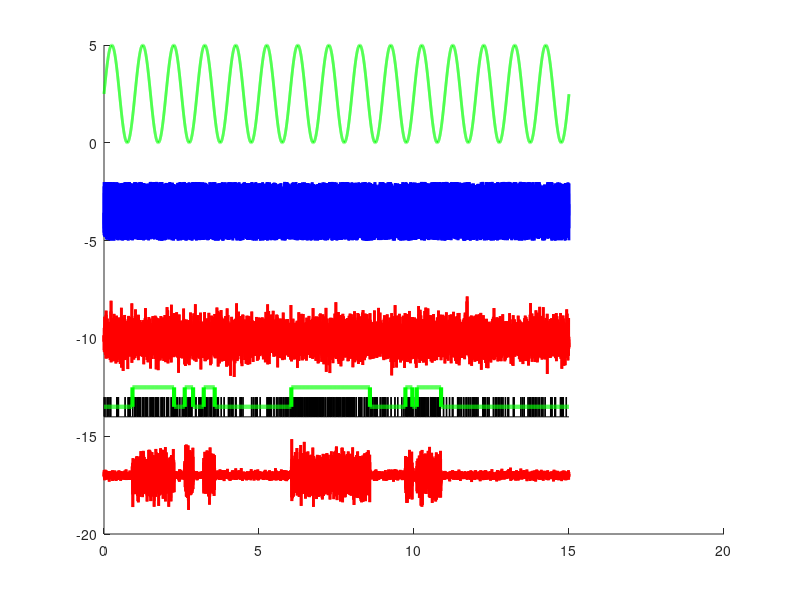

This chart was generated by the following MATLAB code: (Note: this script raises an error after producing the figure.)
clc
clear
close all
set(0,'DefaultLineLineWidth',2)
%% TIMES ARE IN SECONDS BY DEFAULT
dt = 1e-3;
ms2samples = @(t_ms) floor((t_ms/dt)*(1e-3));
sec2samples = @(t_ms) floor((t_ms/dt));


%% Filler functions i'd want to construct stimulu file

%default params
preTimeDefault = 0.5;
postTimeDefault = 0.5;


%% Channel definitions - pulled from 2020.01.15.MBm04_awake3

% ? trigger (002 trig0)
% ? trigger (003 trig1)
% ? trigger (004 trig2)

% uWhisk (005 ugalv)
% uOpto (006 uopto)

% FR target (010 yRef)

%Thesse are one 4D vector, {0,1}

% ? Feedback Ctrl Gate (012 gate 0)
% ? Feedback Estim. Gate (013 gate1)
% ? Lock Stim Gate (014 gate2)
% ? Add Noise Gate (015 gate3)



%opto_noise ON (implies)-> CL gate OFF
%%
i2t = @(i) (i-1)*dt;
len2t = @(len) 0:dt:((len-1)*dt);

fOFF = @(len,params) zeros(1,len);

wClip = [-5,5]
clipFun = @(x,xmin,xmax) min(max(x,xmin),xmax);


optoNoiseMag = 3;
optoNoiseFun = @(len,mag) mag*rand(1,len);
optoNoiseFunDefault = @(len, ~) optoNoiseFun(len, optoNoiseMag);

whiskerNoiseMag = .1;
whiskerNoiseFun = @(len,mag) clipFun(mag*randn(1,len), wClip(1),wClip(2));
whiskerNoiseFunDefault = @(len, ~) whiskerNoiseFun(len,whiskerNoiseMag);

sinRaised = @(t) (sin(t)+1)/2;
sineFun = @(len,mag,freq) mag*sinRaised(2*pi*freq*len2t(len));

len=15e3
t = len2t(len);





trf = @(tp) [1-tp,tp;tp,1-tp];
frf = @(f1,f2) [1-f1,f1;1-f2,f2];

hmmDwellTime = 2;%in seconds
ptr_expt = (1/hmmDwellTime)*dt;
f1_expt = 20*dt;
f2_expt = 50*dt;

TR = trf(ptr_expt);
FR = frf(f1_expt,f2_expt);

stateGenFun = @(len, pTR) hmmgenerate(len, trf(pTR) , FR); 

state2gain = @(states,mag1,mag2) ((states-1)*(mag2-mag1)) + mag1;
stateWhiskerFun = @(len, states, mag1, mag2) whiskerNoiseFun(len,1).*state2gain(states,mag1,mag2);




[spks_,states_]  = stateGenFun(len, .5*dt);

figure(1)
clf
hold on
plot(t,sineFun(len,5,1),'g')
plot(t,optoNoiseFun(len,3)-5,'b')
plot(t,whiskerNoiseFun(len,.5)-10,'r')

plot(t,spks_-15,'k','LineWidth',1)
plot(t,states_-14.5,'g','LineWidth',3)

plot(t, stateWhiskerFun(len, states_, .1,.5)-17,'r')


hold off


%% construct dictionaries
array2cell = @(ary) arrayfun(@(a) {a}, ary);
buildConditionCell = @(cNameAry) array2cell(struct('conditionName',cNameAry));

ChannelMap = containers.Map()
ChannelMap('whisk') = 5;
ChannelMap('opto') = 6;

ChannelMap('yRef') = 10;

ChannelMap('fbCtrl') = 12;
ChannelMap('fbEstim') = 13;

%Fake:
ChannelMap('trueState') = 21;
ChannelMap('decodedState') = 22;
ChannelMap('stateGate') = 23;


ColorsMap = containers.Map()
ColorsMap('whisk') = [1,.5,.5];
ColorsMap('opto') = [.3,.5,1];

fillStruct = @(Obj) fillColorChannel(Obj, ColorsMap, ChannelMap);

%% construct condition-specific dictionaries
offStruct = struct('function',fOFF);

whiskSweepStruct.function = whiskerNoiseFun;
whiskSweepStruct.type = 'whisk';
whiskSweepStruct = fillStruct(whiskSweepStruct);

whiskStruct.function = whiskerNoiseFunDefault
whiskStruct.type = 'whisk'
whiskStruct = fillStruct(whiskStruct);

optoNoiseStruct.function = optoNoiseFunDefault;
optoNoiseStruct.type = 'opto';
optoNoiseStruct = fillStruct(optoNoiseStruct);

ConditionStructMap = containers.Map()
ConditionStructMap('OFF') = offStruct;
ConditionStructMap('whisk_ON') = whiskStruct;
ConditionStructMap('whiskSweep_ON') = whiskSweepStruct;
ConditionStructMap('optoNoise_ON') = optoNoiseStruct;


getColor = @(name) ColorsMap(ConditionStructMap(name).type);


%% Phase 1A: Whisker Calibration

cond_1a = {'whiskSweep_ON'}
w_mags_sweep = num2cell([1,2,3,4,5]/5); 

%binding conditions and params should be different than binding conditions?
sweep = struct('conditionName',cond_1a,'params',w_mags_sweep);
sweepConditions = array2cell(sweep);

%%
Phase1A.title = 'Phase 1A: Whisker Calibration Sweep';
Phase1A.times = [0.5, 5.0, 0.5];
Phase1A.times = [2, 2, 2];

Phase1A.trialLength = sum(Phase1A.times)
Phase1A.nreps = 10;
Phase1A.dt = dt;

Phase1A.conditions = sweepConditions;
Phase1A.nCond = length(sweepConditions);
[ Phase1A ] = generateStimuli( Phase1A, ConditionStructMap ,ChannelMap,ColorsMap);

figure(2)
clf
plotExptPhase(Phase1A)

set(gcf,'Position',[144   563   676   242])

%% Phase 1B: Identification stimulus
Phase1B.title = 'Phase 1B: Whisker & Opto Identification Stimulus';

whisk_cond = buildConditionCell({'whisk_OFF','whisk_ON'});
opto_noise_cond = buildConditionCell({'optoNoise_OFF','optoNoise_ON'});
Phase1B.options = {opto_noise_cond, whisk_cond};


TimeMap1B = containers.Map();
TimeMap1B('whisk') = [0.1, 5.8 , 0.1];
TimeMap1B('opto') = [1, 4, 1];

Phase1B.times = TimeMap1B;%[0.5, 5.0, 0.5];
Phase1B.trialLength = sum(TimeMap1B('whisk'));

Phase1B.nreps = 10;
Phase1B.dt = dt;

[ Phase1B.conditions, Phase1B.nCond ] = combineConditionsMulti(Phase1B.options);
[ Phase1B ] = generateStimuli( Phase1B, ConditionStructMap ,ChannelMap,ColorsMap);

figure(3)
clf
plotExptPhase(Phase1B)
set(gcf,'Position',[   144   171   676   318])


%% Phase 2A: Control


P2B_subLen = 7.5e3;
P2B_numSubs = 5;
P2B_trialLen = P2B_subLen*P2B_numSubs;

nReroll = 0
nTransition = 0
nTrExpected = 4
stateSeqLen = P2B_subLen;
state_pTR = .5*dt;

while ((nTransition < nTrExpected) && (nReroll < 100))
    %"rerolls the dice" until you get a genuine HMM state sequence with
    %"enough" transitions
    nReroll = nReroll+1;

    [frozenSpikes,frozenStateSeq] = stateGenFun(stateSeqLen, state_pTR);
    nTransition = sum(abs(diff(frozenStateSeq)));
end

frozenDecode = hmmviterbi(frozenSpikes, trf(state_pTR),FR);
frozenWhiskerSeqFun = @(mags) stateWhiskerFun(stateSeqLen, frozenStateSeq, mags(1), mags(2));


figure(100)
clf
hold on
plot(t(1:stateSeqLen), frozenWhiskerSeqFun([1,2]/5),'r')
plot(t(1:stateSeqLen), frozenStateSeq-1,'k:')

title(nReroll)

target = sineFun(P2B_subLen, 20*dt, 5);
olSine = sineFun(P2B_subLen, 5, 5);



figure(101)
clf
plot(t(1:P2B_subLen), target,'g')


channelList = ChannelMap.values;
nChannels = max([channelList{:}]);
BigStimBlock = zeros(nChannels, P2B_trialLen);


olOn = [0,1,0,0,0];
ctrlOn = [0,0,1,1,1];
decodeOn = [0,0,0,1,0];
stateTrueOn = [0,0,0,1,-1];

targetStack=[];
stateGate = [] ;
optoStack = [];
fbGate = [];
subOnes = ones(1,P2B_subLen);

for i = 1:length(ctrlOn)
    targetStack = [targetStack,ctrlOn(i)*target];
    
    
    optoStack = [optoStack, olOn(i)*olSine];
    stateGate = [stateGate, subOnes*stateTrueOn(i) ];
    
    fbGate = [fbGate, subOnes*ctrlOn(i)];
    
end


BigStimBlock(ChannelMap('whisk'),:) = repmat(frozenWhiskerSeqFun([.1,.3]), [1,P2B_numSubs]);
BigStimBlock(ChannelMap('trueState'),:) = repmat(frozenStateSeq, [1,P2B_numSubs]);
BigStimBlock(ChannelMap('decodedState'),:) = repmat(frozenDecode, [1,P2B_numSubs]);


BigStimBlock(ChannelMap('opto'),:) = optoStack;
BigStimBlock(ChannelMap('yRef'),:) = targetStack;
BigStimBlock(ChannelMap('stateGate'),:) = stateGate;

BigStimBlock(ChannelMap('fbCtrl'),:) = fbGate;
BigStimBlock(ChannelMap('fbEstim'),:) = fbGate;

figure(103)
clf




hold on
for i = 1:nChannels
    vec = BigStimBlock(i,:);
    plot(vec./max(vec)+i)
end






















